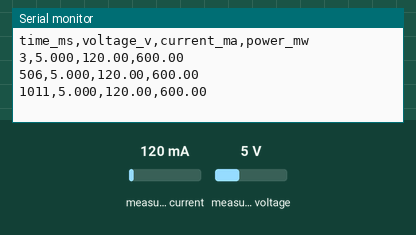
Recording of a sketch running on a simulated Arduino Uno, built with avr-gcc and run on an emulated ATmega328P. Shown: the last lines printed to the serial monitor. Inputs (shaded band) come from the test bench; at power-on: measured current 120 mA, measured voltage 5 V.

Above: at 1.2 s.
1.3 s: measured current set to 40 mA
At 1.9 s:
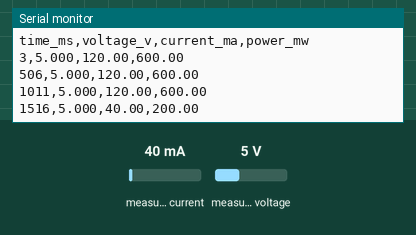
2.8 s: measured voltage set to 0.3 V
At 3.4 s:
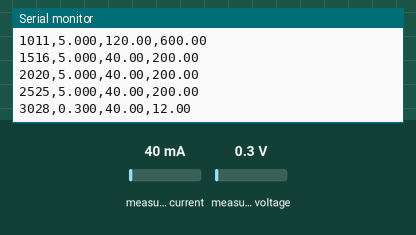
4.3 s: measured current set to 500 mA
At 5.0 s:
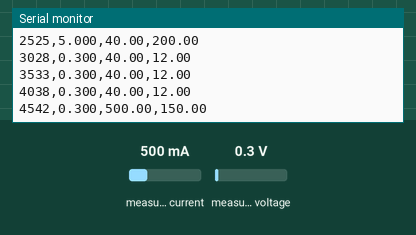
Timing chart, 0 to 7.3 s (numbered marks = the images above; inputs shaded):
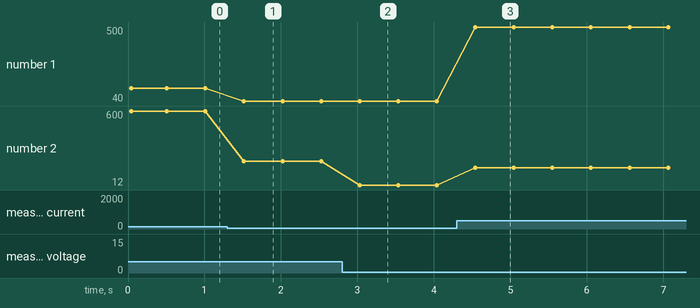

Measured:
- after the input at 1.3 s, the serial monitor: prints a new line after 0.22 s (image 1)
- after the input at 2.8 s, the serial monitor: prints a new line after 0.23 s (image 2)
- after the input at 4.3 s, the serial monitor: prints a new line after 0.24 s (image 3)
- plotted number 1: 120 → 40 after the input at 1.3 s, 40 → 500 after the input at 4.3 s
- plotted number 2: 600 → 200 after the input at 1.3 s, 200 → 12 after the input at 2.8 s, 12 → 150 after the input at 4.3 s

The sketch:

S7.ino
```cpp
#include <Wire.h>
#include <Adafruit_INA219.h>

// @pin SDA=A4
// @pin SCL=A5
// @baud 9600

Adafruit_INA219 ina219;
// @tunable samplingIntervalMs
int samplingIntervalMs = 500;

void setup() {
  Serial.begin(9600);
  if (!ina219.begin()) Serial.println("# INA219_ERROR");
  Serial.println("time_ms,voltage_v,current_ma,power_mw");
}

void loop() {
  float busV = ina219.getBusVoltage_V();
  float currentMa = ina219.getCurrent_mA();
  Serial.print(millis());
  Serial.print(',');
  Serial.print(busV, 3);
  Serial.print(',');
  Serial.print(currentMa, 2);
  Serial.print(',');
  Serial.println(busV * currentMa, 2);
  delay(samplingIntervalMs);
}
```
